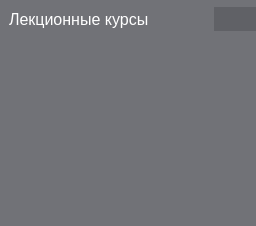
      <widget class="QWidget" name="sideMenu" native="true">
       <property name="sizePolicy">
        <sizepolicy hsizetype="Preferred" vsizetype="Preferred">
         <horstretch>0</horstretch>
         <verstretch>0</verstretch>
        </sizepolicy>
       </property>
       <property name="minimumSize">
        <size>
         <width>233</width>
         <height>0</height>
        </size>
       </property>
       <property name="styleSheet">
        <string notr="true">QWidget {
	background-color:rgb(113, 114, 119);
}

QScrollBar:vertical {
    border: 0px;
    background-color:rgb(161, 161, 161);
    margin: 0px;
	width: 10px;
}

QScrollBar::handle:vertical {
	background-color: rgb(162, 164, 172);
    min-height: 0px;
}

QScrollBar::add-page:vertical {
	background-color:rgb(113, 114, 119);
    height: 0px;
    subcontrol-position: bottom;
    subcontrol-origin: margin;
}

QScrollBar::sub-page:vertical {
	background-color:rgb(113, 114, 119);
    height: 0 px;
    subcontrol-position: top;
    subcontrol-origin: margin;
}

QLabel {
	color: white;
	padding: 5px;
}

QPushButton {
	color: white;
	border: 0px;
	background-color: rgb(96, 97, 102);
	padding: 5px;
}

QPushButton:hover {
	background-color: rgb(122, 124, 130);
}

QPushButton:pressed {
	background-color: rgb(162, 164, 172);
}

QListView {
	outline: 0;
}

QListView::item {
	border: 0px;
	padding: 5px;
	background-color: rgb(96, 97, 102);
	margin-top: 10px;
	color: white;
}

QListView::item:hover {
	background-color: rgb(122, 124, 130);
}

QListView::item:selected {
	color:black;
	background-color: white;
}</string>
       </property>
       <layout class="QGridLayout" name="gridLayout_4">
        <property name="sizeConstraint">
         <enum>QLayout::SetMinimumSize</enum>
        </property>
        <property name="leftMargin">
         <number>0</number>
        </property>
        <property name="topMargin">
         <number>5</number>
        </property>
        <property name="rightMargin">
         <number>0</number>
        </property>
        <property name="bottomMargin">
         <number>0</number>
        </property>
        <property name="spacing">
         <number>0</number>
        </property>
        <item row="0" column="0" colspan="2">
         <widget class="QLabel" name="coursesListTitle">
          <property name="font">
           <font>
            <pointsize>12</pointsize>
           </font>
          </property>
          <property name="text">
           <string>Лекционные курсы</string>
          </property>
          <property name="textFormat">
           <enum>Qt::AutoText</enum>
          </property>
          <property name="textInteractionFlags">
           <set>Qt::NoTextInteraction</set>
          </property>
         </widget>
        </item>
        <item row="1" column="0" colspan="4">
         <widget class="QListView" name="coursesList">
          <property name="sizePolicy">
           <sizepolicy hsizetype="Minimum" vsizetype="Expanding">
            <horstretch>0</horstretch>
            <verstretch>0</verstretch>
           </sizepolicy>
          </property>
          <property name="font">
           <font>
            <pointsize>10</pointsize>
           </font>
          </property>
          <property name="frameShape">
           <enum>QFrame::NoFrame</enum>
          </property>
          <property name="frameShadow">
           <enum>QFrame::Plain</enum>
          </property>
          <property name="horizontalScrollBarPolicy">
           <enum>Qt::ScrollBarAlwaysOff</enum>
          </property>
          <property name="editTriggers">
           <set>QAbstractItemView::NoEditTriggers</set>
          </property>
          <property name="showDropIndicator" stdset="0">
           <bool>false</bool>
          </property>
          <property name="layoutMode">
           <enum>QListView::Batched</enum>
          </property>
          <property name="wordWrap">
           <bool>true</bool>
          </property>
         </widget>
        </item>
        <item row="0" column="3">
         <widget class="QPushButton" name="addCourseButton">
          <property name="sizePolicy">
           <sizepolicy hsizetype="Maximum" vsizetype="Fixed">
            <horstretch>0</horstretch>
            <verstretch>0</verstretch>
           </sizepolicy>
          </property>
          <property name="text">
           <string/>
          </property>
          <property name="icon">
           <iconset>
            <normalon>:/images/plus.png</normalon>
           </iconset>
          </property>
         </widget>
        </item>
       </layout>
      </widget>
